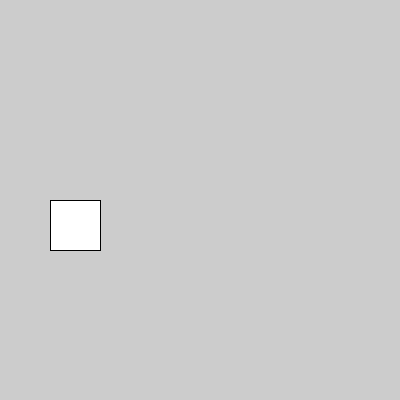
Frame 1 (no input)
Frame 60 (the mouse pressed at the canvas centre just before this capture): identical to frame 1, image omitted
Frame 120 (the mouse held since frame 60 and released just before this capture): identical to frame 1, image omitted

The Processing sketch that drew this single still picture (run headless with seeded random() and noise(); from frame 60 on, the mouse is pressed at the canvas centre):

// Processing sketch: for_imple
// ── for_imple.pde
void setup () {
    size(400,400);
}

void draw () {
  // i=0 => rect
  // i=1 => rect
  // i=2 => rect
  // i=3 => rect
  // i=4 => rect
  // i=5 => exit
  for(int i=0;i<5;i=i+1){
    rect(50,200,50,50);
  }
  //rect(50,200,50,50);
  //rect(100,200,50,50);
  //rect(150,200,50,50);
  //rect(200,200,50,50);
  //rect(250,200,50,50);
}
